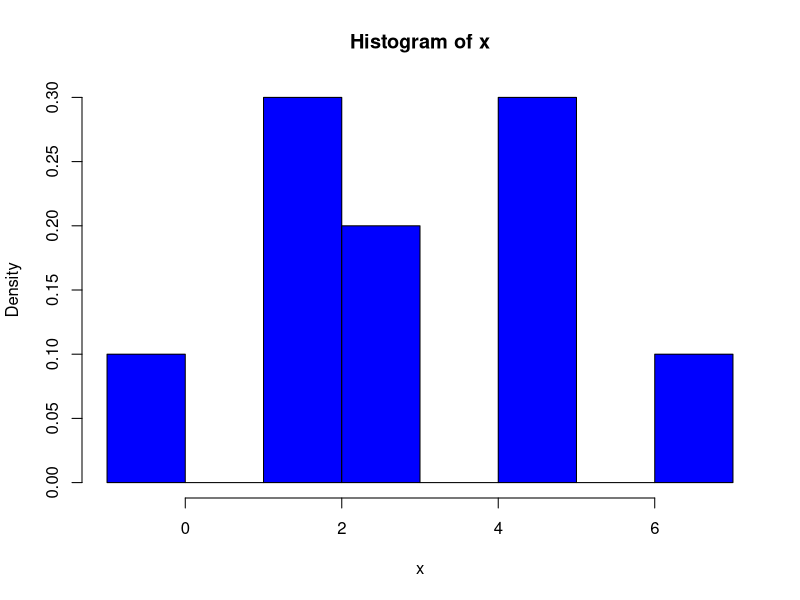
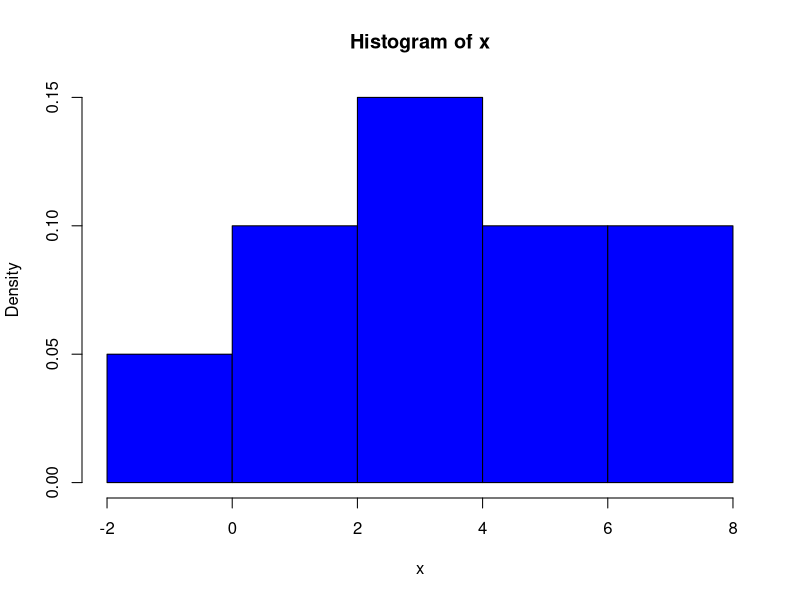
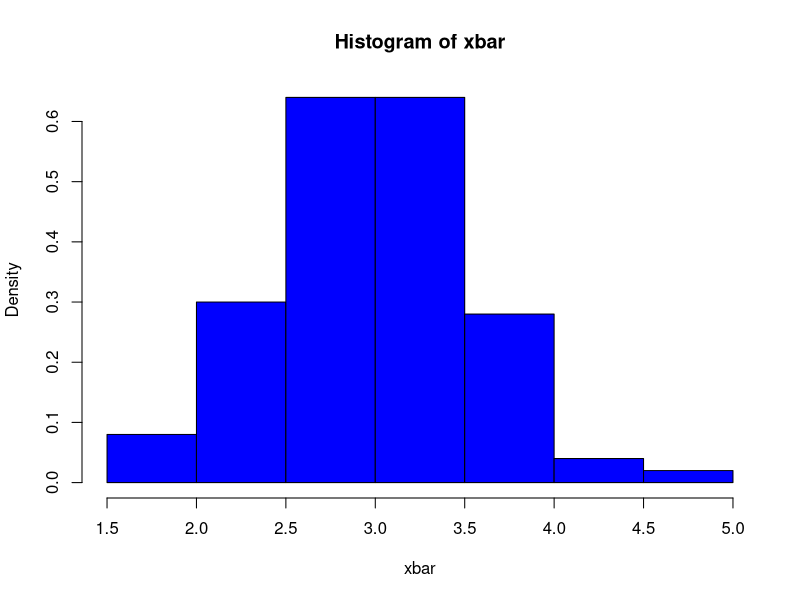
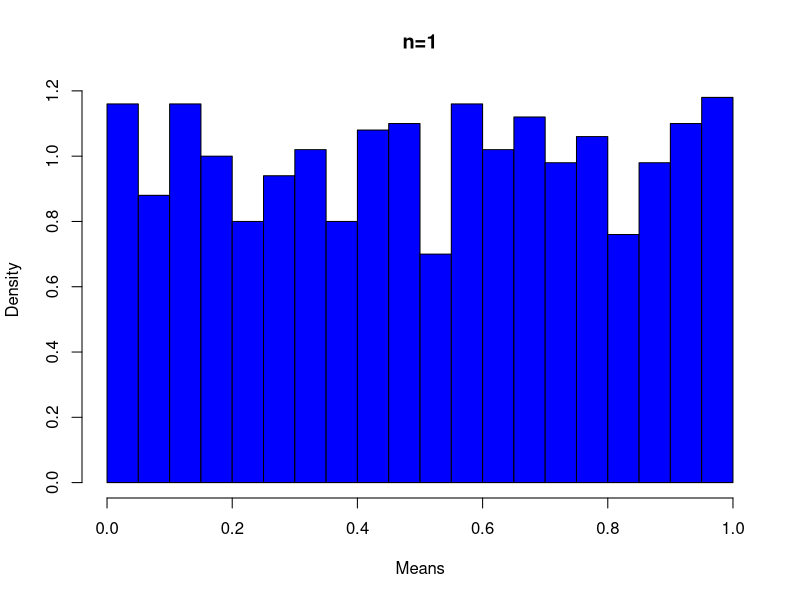
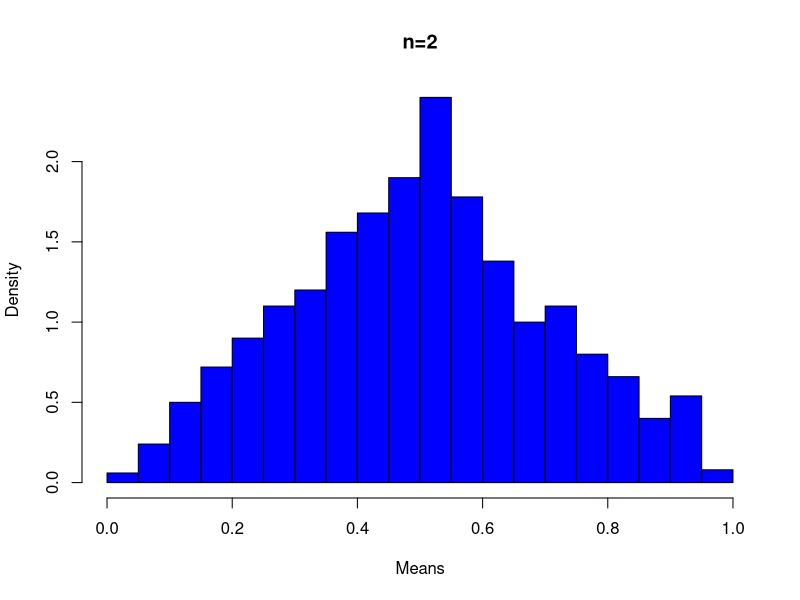
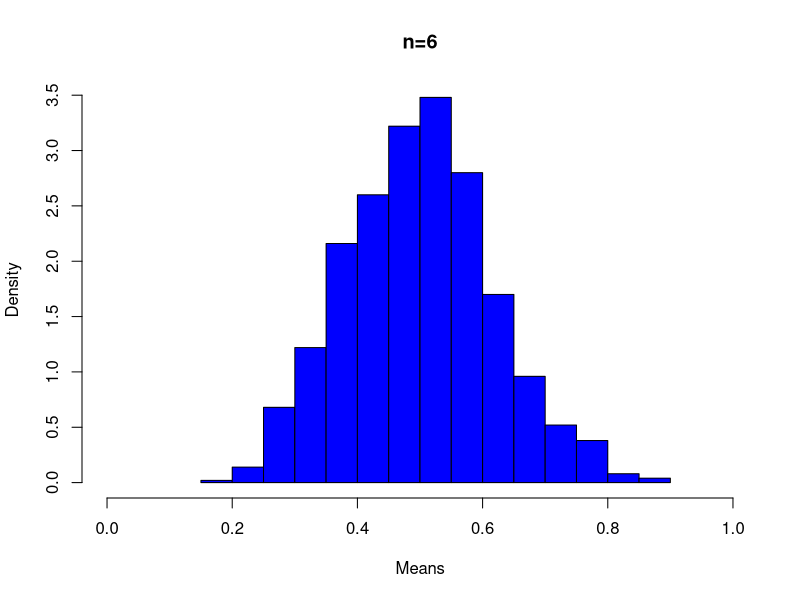
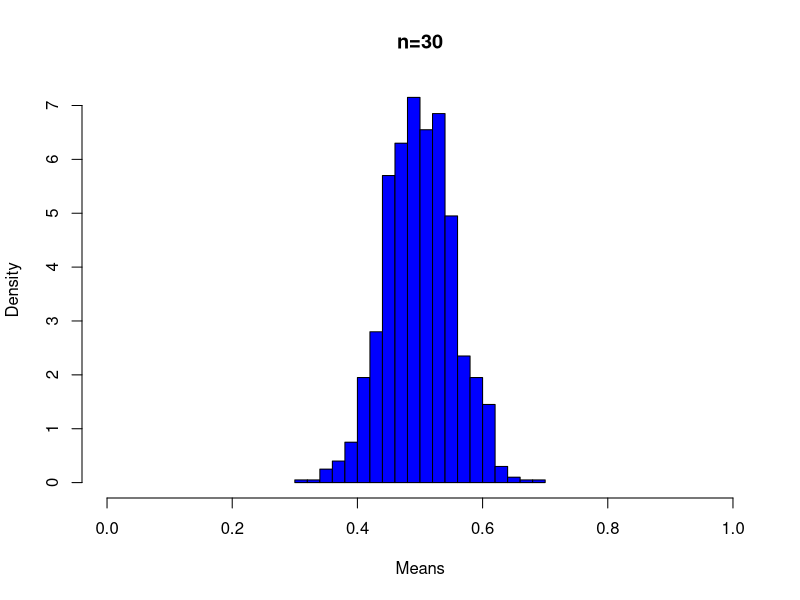
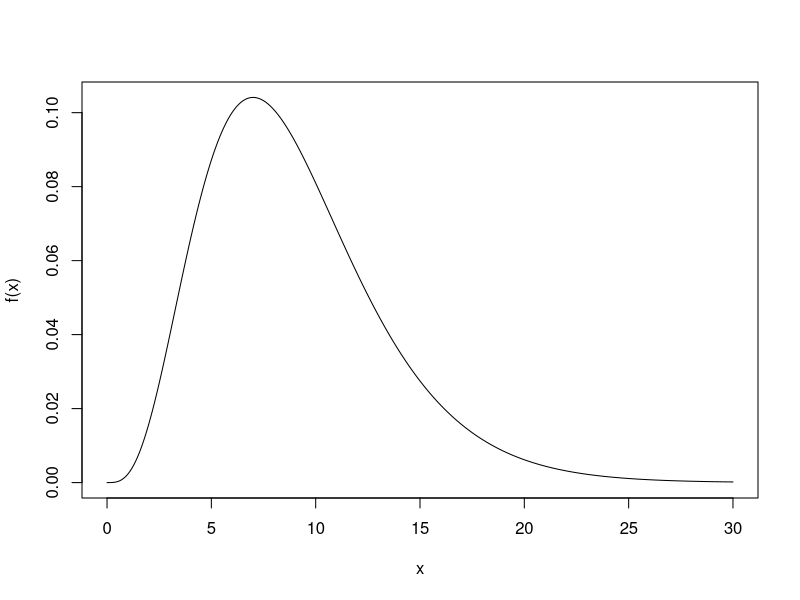

Reproduce these figures in R, in order.

################################
## Simuler en stikprøve af fra normalfordelt population og beregn et
## 95% konfidensinterval
## Middelværdien
mu <- 3
## Standardafvigelsen
sigma <- 1.8
## Stikprøvestørrelsen
n <- 10
## Simuler normalfordelte X_i
x <- rnorm(n=n, mean=mu, sd=sigma)
## Se værdierne i den simulerede stikprøve
x
## Empirisk tæthed
hist(x, prob=TRUE, col='blue')
## Beregn stikprøvegennemsnittet bar{x} (sample mean)
mean(x)
## Beregn stikprøvestandardafvigelsen s (sample standard deviation)
sd(x)  
## Beregn 95% konfidensintervallet
mean(x) - 2.26 * sd(x)/sqrt(n)
mean(x) + 2.26 * sd(x)/sqrt(n)


################################
## Simuler stikprøvegennemsnit af normalfordelt stokastisk variabel
## Middelværdien
mu <- 3
## Standardafvigelsen
sigma <- 1.8
## Stikprøvestørrelsen
n <- 10
## Simuler normalfordelte X_i
x <- rnorm(n=n, mean=mu, sd=sigma)
## Se den simulerede stikprøve
x
## Empirisk tæthed
hist(x, prob=TRUE, col='blue')
## Beregn stikprøvegennemsnittet (bar{x}: sample mean)
mean(x)
## Beregn stikprøvestandardafvigelsen (s: sample standard deviation)
sd(x)
## Gentag den simulerede stikprøvetagning mange gange
mat <- replicate(100, rnorm(n=n, mean=mu, sd=sigma))
## Beregn gennemsnittet for hver af dem
xbar <- apply(mat, 2, mean)
## Nu har vi mange realiseringer af stikprøvegennemsnittet
xbar
## Se deres fordeling
hist(xbar, prob=TRUE, col='blue')
## Deres gennemsnit
mean(xbar)
## og deres standardafvigelser
sd(xbar)


################################
## 97.5% fraktilen af t-fordelingen for n=10:
qt(p=0.975, df=9)


################################
## 99.5% fraktilen af t-fordelingen for n=10:
qt(p=0.995, df=9)


################################
## Angiv data
x <- c(168,161,167,179,184,166,198,187,191,179)
## Beregn 99% konfidensinterval
t.test(x, conf.level=0.99)


################################
## CLT i aktion
## Stikprøvestørrelse
n <- 1
## Antal gentagelser
k <- 1000
## Simuler værdier og sæt i k x n
u <- matrix(runif(n=k*n, min=0, max=1), ncol=n)
## Se empirisk tæthed
hist(apply(u,1,mean), col='blue', main='n=1', xlab='Means', nclass=15, prob=TRUE, xlim=c(0,1))
## Stikprøvestørrelse
n <- 2
## Antal gentagelser
k <- 1000
## Simuler
u <- matrix(runif(n=k*n, min=0, max=1),ncol=n)
## Se empirisk tæthed
hist(apply(u,1,mean), col='blue', main='n=2', xlab='Means', nclass=15, prob=TRUE, xlim=c(0,1))
## Stikprøvestørrelse
n <- 6
## Antal gentagelser
k <- 1000
## Simuler
u <- matrix(runif(n=k*n, min=0, max=1),ncol=n)
## Se empirisk tæthed
hist(apply(u,1,mean), col='blue', main='n=6', xlab='Means', nclass=15, prob=TRUE, xlim=c(0,1))
## Stikprøvestørrelse
n <- 30
## Antal gentagelser
k <- 1000
## Simuler
u <- matrix(runif(n=k*n, min=0, max=1),ncol=n)
## Se empirisk tæthed
hist(apply(u,1,mean), col='blue', main='n=30', xlab='Means', nclass=15, prob=TRUE, xlim=c(0,1))


################################
## Plot chi^2 tæthedsfunktion med 9 frihedsgrader
## En sekvens af x værdier 
x <- seq(0, 30, by = 0.1)
## Plot chi^2 tæthedsfunktion
plot(x, dchisq(x, df = 9), type = 'l', ylab="f(x)")


################################
## Tablet eksempel
## 2.5% og 97.5% fraktilerne i chi^2 fordelingen for n=20
qchisq(c(0.025, 0.975), df = 19)


################################
## Højdeeksempel
## 2.5% og 97.5% fraktilerne i chi^2 fordelingen for n=10
qchisq(c(0.025, 0.975), df = 9)
